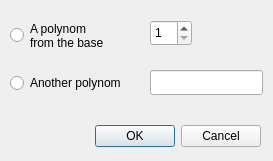
<?xml version="1.0" encoding="UTF-8"?>
<ui version="4.0">
 <class>ChoiceDialog</class>
 <widget class="QDialog" name="ChoiceDialog">
  <property name="geometry">
   <rect>
    <x>0</x>
    <y>0</y>
    <width>273</width>
    <height>161</height>
   </rect>
  </property>
  <property name="windowTitle">
   <string>Dialog</string>
  </property>
  <widget class="QDialogButtonBox" name="buttonBox">
   <property name="geometry">
    <rect>
     <x>-80</x>
     <y>120</y>
     <width>341</width>
     <height>32</height>
    </rect>
   </property>
   <property name="orientation">
    <enum>Qt::Orientation::Horizontal</enum>
   </property>
   <property name="standardButtons">
    <set>QDialogButtonBox::StandardButton::Cancel|QDialogButtonBox::StandardButton::Ok</set>
   </property>
  </widget>
  <widget class="QRadioButton" name="radioButton">
   <property name="geometry">
    <rect>
     <x>10</x>
     <y>20</y>
     <width>101</width>
     <height>31</height>
    </rect>
   </property>
   <property name="text">
    <string>A polynom 
from the base</string>
   </property>
  </widget>
  <widget class="QRadioButton" name="radioButton_2">
   <property name="geometry">
    <rect>
     <x>10</x>
     <y>72</y>
     <width>131</width>
     <height>22</height>
    </rect>
   </property>
   <property name="text">
    <string>Another polynom</string>
   </property>
  </widget>
  <widget class="QLineEdit" name="lineEdit">
   <property name="geometry">
    <rect>
     <x>150</x>
     <y>70</y>
     <width>113</width>
     <height>25</height>
    </rect>
   </property>
  </widget>
  <widget class="QSpinBox" name="spinBox">
   <property name="geometry">
    <rect>
     <x>150</x>
     <y>20</y>
     <width>42</width>
     <height>26</height>
    </rect>
   </property>
   <property name="minimum">
    <number>1</number>
   </property>
  </widget>
 </widget>
 <resources/>
 <connections>
  <connection>
   <sender>buttonBox</sender>
   <signal>accepted()</signal>
   <receiver>ChoiceDialog</receiver>
   <slot>accept()</slot>
   <hints>
    <hint type="sourcelabel">
     <x>248</x>
     <y>254</y>
    </hint>
    <hint type="destinationlabel">
     <x>157</x>
     <y>274</y>
    </hint>
   </hints>
  </connection>
  <connection>
   <sender>buttonBox</sender>
   <signal>rejected()</signal>
   <receiver>ChoiceDialog</receiver>
   <slot>reject()</slot>
   <hints>
    <hint type="sourcelabel">
     <x>316</x>
     <y>260</y>
    </hint>
    <hint type="destinationlabel">
     <x>286</x>
     <y>274</y>
    </hint>
   </hints>
  </connection>
 </connections>
</ui>
